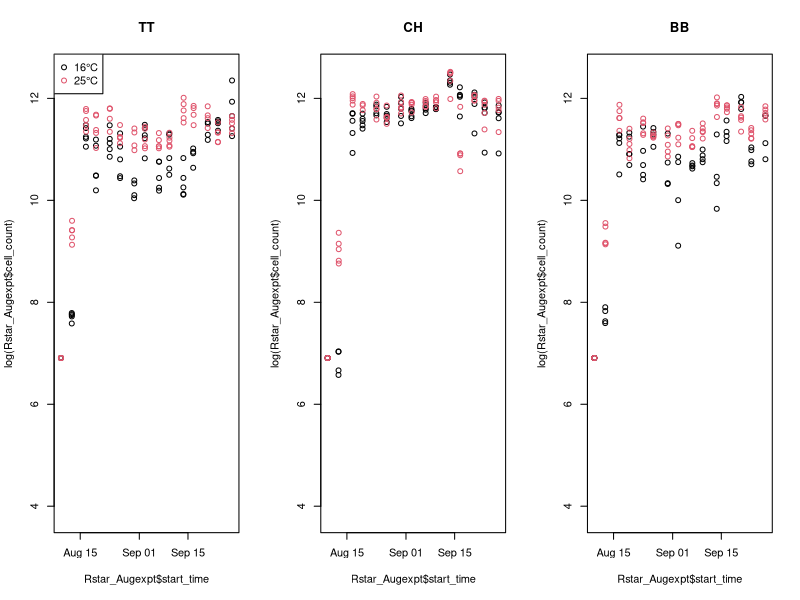

The R script that drew this image:
library(lubridate)

#### Step 1: Read in data ####
Rstar_Augexpt<-read.csv("data-processed/cellcount_Augexpt.csv") #16 and 25 degree experiments
head(Rstar_Augexpt)
str(Rstar_Augexpt)

Rstar_int<-read.csv("data-processed/cell_count_init.csv") #dummy initial time data
head(Rstar_int)
str(Rstar_int)


min(Rstar_Augexpt$start_time)
#### Step 2: make date and time into readable time #### 
str(Rstar_Augexpt)
Rstar_Augexpt$start_time<-ymd_hms(Rstar_Augexpt$start_time)
Rstar_int$start_time<-ymd_hms(Rstar_int$start_time)

Rstar_Augexpt<-rbind(Rstar_Augexpt, Rstar_int)


#### Step 3: plot it ####
min(Rstar_Augexpt$start_time)
par(mfrow=c(1,3))
plot(log(Rstar_Augexpt$cell_count)~Rstar_Augexpt$start_time, type="n", main="TT", xlim=c())
with(subset(Rstar_Augexpt, Rstar_Augexpt$species=="TT"& Rstar_Augexpt$temperature==16), points(log(cell_count)~start_time, col=1))
with(subset(Rstar_Augexpt, Rstar_Augexpt$species=="TT"& Rstar_Augexpt$temperature==25), points(log(cell_count)~start_time, col=2))
legend("topleft", pch=1, col=c(1,2), c("16°C", "25°C"))


plot(log(Rstar_Augexpt$cell_count)~Rstar_Augexpt$start_time, ty="n", main="CH")
with(subset(Rstar_Augexpt, Rstar_Augexpt$species=="CH"& Rstar_Augexpt$temperature==16), points(log(cell_count)~start_time, col=1))
with(subset(Rstar_Augexpt, Rstar_Augexpt$species=="CH"& Rstar_Augexpt$temperature==25), points(log(cell_count)~start_time, col=2))

plot(log(Rstar_Augexpt$cell_count)~Rstar_Augexpt$start_time, ty="n", main="BB")
with(subset(Rstar_Augexpt, Rstar_Augexpt$species=="BB"& Rstar_Augexpt$temperature==16), points(log(cell_count)~start_time, col=1))
with(subset(Rstar_Augexpt, Rstar_Augexpt$species=="BB"& Rstar_Augexpt$temperature==25), points(log(cell_count)~start_time, col=2))
